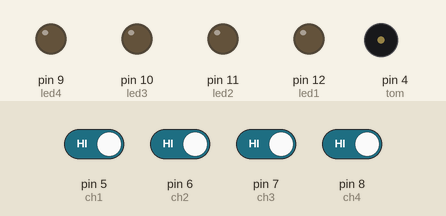
Recording of a sketch running on a simulated Arduino Uno, built with avr-gcc and run on an emulated ATmega328P. Parts: output pins drawn as LEDs (lit = HIGH), buzzer (waves = sounding). Inputs (shaded band) come from the test bench; at power-on: pin 5 (ch1), pin 6 (ch2), pin 7 (ch3), pin 8 (ch4) HIGH.

Above: at 1.2 s.
1.3 s: pin 5 (ch1) driven LOW
At 1.7 s:
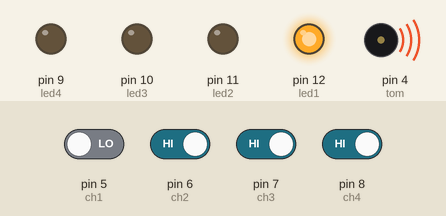
2.8 s: pin 6 (ch2) driven LOW
At 3.1 s:
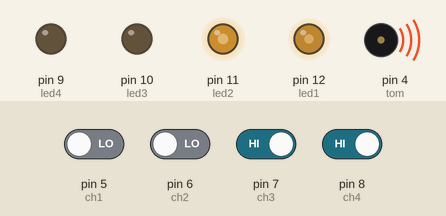
Timing chart, 0 to 3.1 s (numbered marks = the images above; inputs shaded):
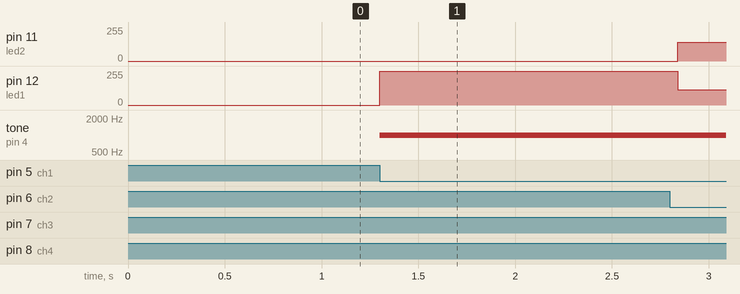

The sketch:

piano.ino
```cpp
//declaração de variáveis
const int led1 = 12;
const int led2 = 11;
const int led3 = 10;
const int led4 = 9;
const int ch1 = 5;
const int ch2 = 6;
const int ch3 = 7;
const int ch4 = 8;
const int tom =4;

void setup()
{
  pinMode(led1, OUTPUT);
  pinMode(led2, OUTPUT);
  pinMode(led3, OUTPUT);
  pinMode(led4, OUTPUT);
  pinMode(tom, OUTPUT);
  pinMode(ch1, INPUT);
  pinMode(ch2, INPUT);
  pinMode(ch3, INPUT);
  pinMode(ch4, INPUT);
}

void loop()
{
  if(digitalRead(ch1)==LOW){
    tone(tom, 1000, 100);
    digitalWrite(led1, HIGH);
    digitalWrite(led2, LOW);
    digitalWrite(led3, LOW);
    digitalWrite(led4, LOW);
  }

  if(digitalRead(ch2)==LOW){
    tone(tom, 1500, 100);
    digitalWrite(led1, LOW);
    digitalWrite(led2, HIGH);
    digitalWrite(led3, LOW);
    digitalWrite(led4, LOW);
  }

  if(digitalRead(ch3)==LOW){
    tone(tom, 2000, 100);
    digitalWrite(led1, LOW);
    digitalWrite(led2, LOW);
    digitalWrite(led3, HIGH);
    digitalWrite(led4, LOW);
  }

  if(digitalRead(ch4)==LOW){
    tone(tom, 2500, 100);
    digitalWrite(led1, LOW);
    digitalWrite(led2, LOW);
    digitalWrite(led3, LOW);
    digitalWrite(led4, HIGH);
  }
}
```

Measured:
- after the input at 1.3 s, pin 12 (led1): 0/255 → 255/255 at once; tone on pin 4 (tom): silent → 1000 Hz at once
